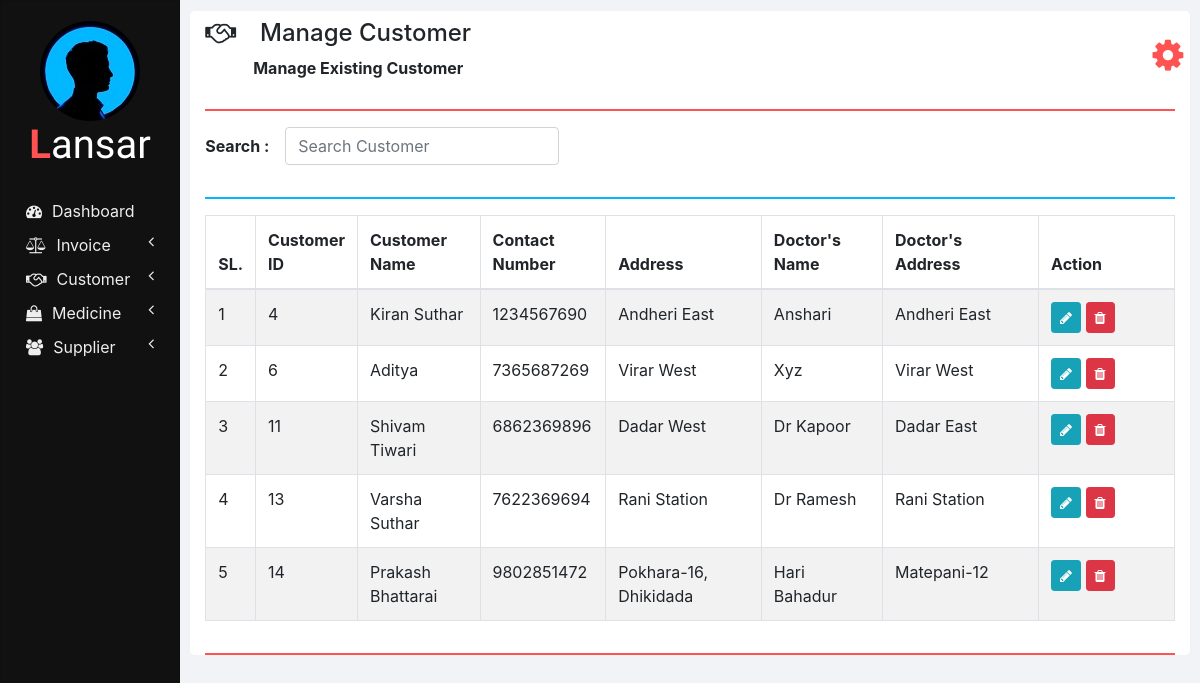
/manage_customer.php, run on an earlier commit of the app's database.
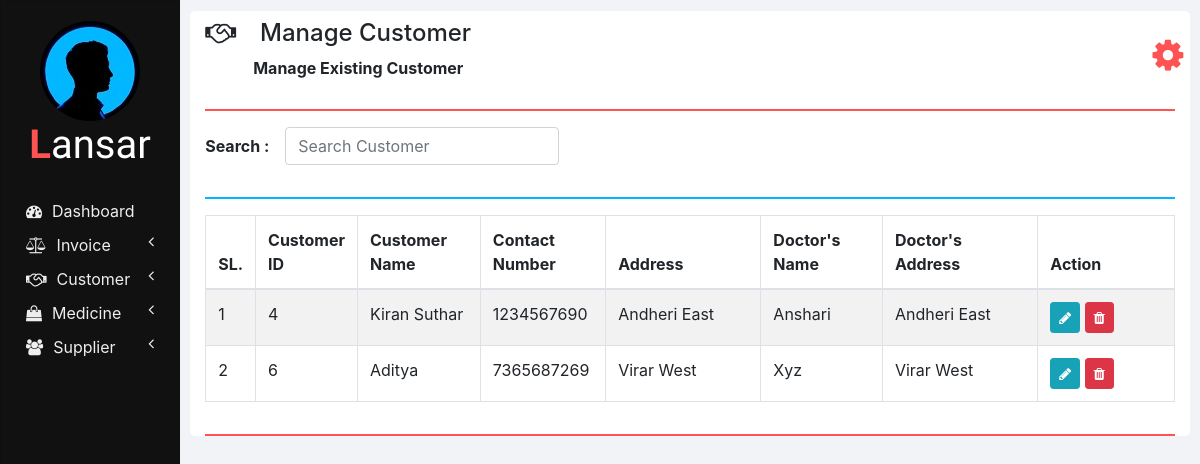
And on a later commit of the database.
### tables this page shows
CREATE TABLE `customers` (
  `ID` int(11) NOT NULL,
  `NAME` varchar(20) NOT NULL,
  `CONTACT_NUMBER` varchar(10) NOT NULL,
  `ADDRESS` varchar(100) NOT NULL,
  `DOCTOR_NAME` varchar(20) NOT NULL,
  `DOCTOR_ADDRESS` varchar(100) NOT NULL
);

### php/manage_customer.php (the view, shortened to what this page needs)
<?php
  function showCustomers($id) {
    require "db_connection.php";
    if($con) {
      $seq_no = 0;
      $query = "SELECT * FROM customers";
      $result = mysqli_query($con, $query);
      while($row = mysqli_fetch_array($result)) {
        $seq_no++;
        if($row['ID'] == $id)
          showEditOptionsRow($seq_no, $row);
        else
          showCustomerRow($seq_no, $row);
      }
    }
  }
  function showCustomerRow($seq_no, $row) {
    ?>
    <tr>
      <td><?php echo $seq_no; ?></td>
      <td><?php echo $row['ID'] ?></td>
      <td><?php echo $row['NAME']; ?></td>
      <td><?php echo $row['CONTACT_NUMBER']; ?></td>
      <td><?php echo $row['ADDRESS']; ?></td>
      <td><?php echo $row['DOCTOR_NAME']; ?></td>
      <td><?php echo $row['DOCTOR_ADDRESS']; ?></td>
      <td>
        <button href="" class="btn btn-info btn-sm" onclick="editCustomer(<?php echo $row['ID']; ?>);">
          <i class="fa fa-pencil"></i>
        </button>
        <button class="btn btn-danger btn-sm" onclick="deleteCustomer(<?php echo $row['ID']; ?>);">
          <i class="fa fa-trash"></i>
        </button>
      </td>
    </tr>
    <?php
  }
  ?>

### manage_customer.php (shortened to what this page needs)
<!DOCTYPE html>
<html lang="en" dir="ltr">
  <head>
    <link rel="stylesheet" href="bootstrap/css/bootstrap.min.css">
    <link rel="stylesheet" href="https://use.fontawesome.com/releases/v5.3.1/css/all.css">
    <link rel="stylesheet" href="https://cdnjs.cloudflare.com/ajax/libs/font-awesome/4.7.0/css/font-awesome.min.css">
    <link rel="stylesheet" href="css/sidenav.css">
    <link rel="stylesheet" href="css/home.css">
  </head>
  <body style="max-height: 100%;">
    <div class="container-fluid">
      <div class="container">
        <?php
          require "php/header.php";
          createHeader('handshake', 'Manage Customer', 'Manage Existing Customer');
        ?>
        <div class="row">
          <div class="col-md-12 form-group form-inline">
            <label class="font-weight-bold" for="">Search :&emsp;</label>
            <input type="text" class="form-control" id="" placeholder="Search Customer" onkeyup="searchCustomer(this.value);">
          </div>
          <div class="col col-md-12">
            <hr class="col-md-12" style="padding: 0px; border-top: 2px solid  #02b6ff;">
          </div>
          <div class="col col-md-12 table-responsive">
            <div class="table-responsive">
            	<table class="table table-bordered table-striped table-hover">
            		<thead>
            			<tr>
            				<th style="width: 2%;">SL.</th>
                    <th style="width: 10%;">Customer ID</th>
            				<th style="width: 13%;">Customer Name</th>
                    <th style="width: 13%;">Contact Number</th>
                    <th style="width: 17%;">Address</th>
                    <th style="width: 13%;">Doctor's Name</th>
                    <th style="width: 17%;">Doctor's Address</th>
                    <th style="width: 15%;">Action</th>
            			</tr>
            		</thead>
            		<tbody id="customers_div">
                  <?php
                    require 'php/manage_customer.php';
                    showCustomers(0);
                  ?>
            		</tbody>
            	</table>
            </div>
          </div>
        </div>
        <hr style="border-top: 2px solid #ff5252;">
      </div>
    </div>
  </body>
</html>

### php/header.php
<?php
  function createHeader($icon, $heading, $sub_heading) {
    echo '
    <section class="row content-header">
      <div class="header-title col-md-11">
        <p class="h4 pt-2"><i class="fa fa-'.$icon.'"></i>&emsp;'.$heading.'</p>
        &emsp;&emsp;&emsp;<small class="font-weight-bold h6">'.$sub_heading.'</small>
      </div>
      <div class="col-md-1 user_options">
        <button class="col col-md-1 m-3" onclick="showOptions();">
          <i class="fa fa-gear"></i>
        </button>
        <div id="mark"><i class="fa fa-play fa-rotate-270"></i></div>
        <ul id="options" class="options list-unstyled" style="display: none;">
          <li>
            <a href="my_profile.php"><i class="fa fa-user"></i><span>My Profile</span></a>
          </li>
          <li>
            <a href="change_password.php"><i class="fa fa-edit"></i><span>Change Password</span></a>
          </li>
          <li>
            <a href="logout.php"><i class="fa fa-key"></i><span>Logout</span></a>
          </li>
        </ul>
      </div>
    </section>
    <hr style="border-top: 2px solid #ff5252;">
    ';
  }
?>

### css/sidenav.css (style rules this page uses)
body { background-color: #f1f3f6; }
.sidenav { width: 15%; height: 100vh; background-color: #222222; position: fixed; z-index: 1; flex: 1 0 auto; }
.card { width: 100%; height: 100%; top: 0; border-radius: 0; background-color: #111111; }
.logo .logo-caption { font-family: 'Poiret One', cursive; color: #ffffff; text-align: center; margin-bottom: 25px; }
.logo .profile { margin-left: 50%; border-radius: 50%; transform: translate(-50%); }
.logo .tweak { color: #ff5252; font-weight: bold; }
.main-menu-item { padding: 5px 5px; cursor: pointer; }
.main-menu-item > a { color: #eeeeee; text-decoration: none; font-size: 16px; }
.main-menu-item > a > span { margin-left: 10px; }

### css/home.css (style rules this page uses)
html, body { height: 100vh; }
.container-fluid { margin-left: 15%; width: 85%; background: #f1f3f6; padding: 1px 0 0 0; flex: 1 0 auto; }
.container { margin: 0; max-width: 98%; margin: 1%; background-color: #ffffff; border-radius: 5px; }
.user_options button { max-width: 50px; max-height: 50px; font-size: 36px; background-color: #ffffff; color: #ff5252; border: none; outline: none; }

What changed in the data, as far as the page shows it:
removed customers: seq_no "3", ID "11", NAME "Shivam Tiwari", CONTACT_NUMBER "6862369896", ADDRESS "Dadar West", DOCTOR_NAME "Dr Kapoor", DOCTOR_ADDRESS "Dadar East"
removed customers: seq_no "4", ID "13", NAME "Varsha Suthar", CONTACT_NUMBER "7622369694", ADDRESS "Rani Station", DOCTOR_NAME "Dr Ramesh", DOCTOR_ADDRESS "Rani Station"
removed customers: seq_no "5", ID "14", NAME "Prakash Bhattarai", CONTACT_NUMBER "9802851472", ADDRESS "Pokhara-16, Dhikidada", DOCTOR_NAME "Hari Bahadur", DOCTOR_ADDRESS "Matepani-12"
